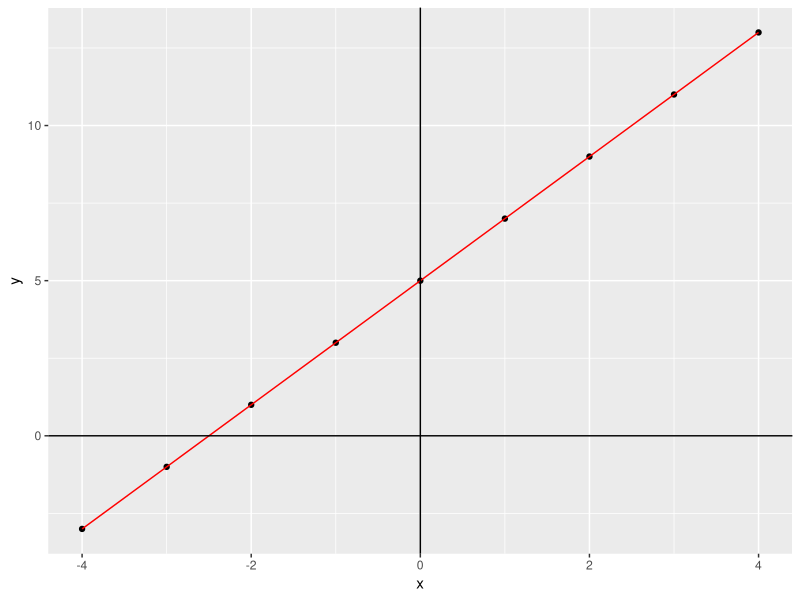
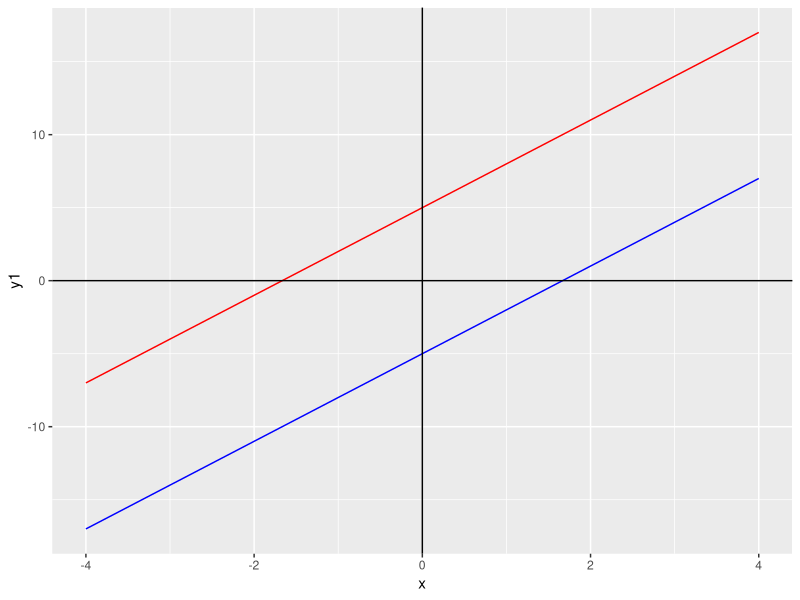
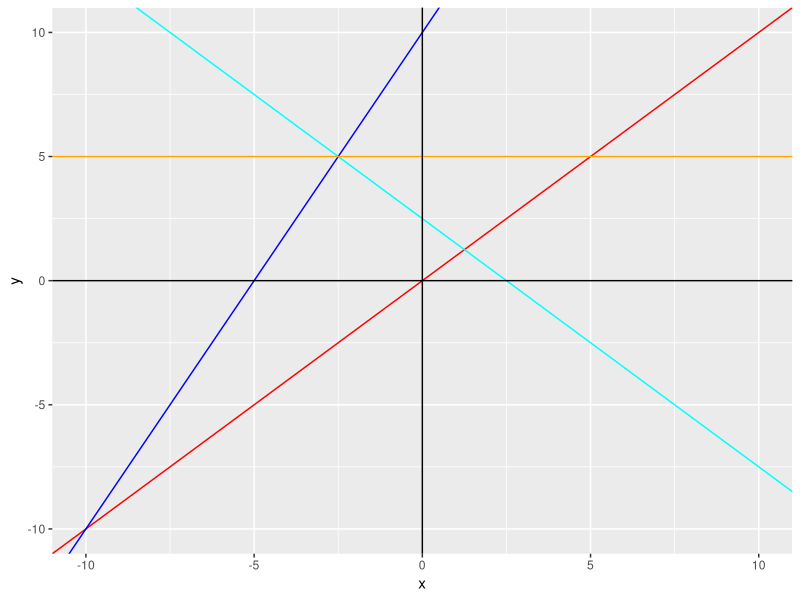

These figures' R source, in order:
## ---- chunk 1
knitr::opts_chunk$set(echo = TRUE)
library(tidyverse)
## ---- chunk 2
x <- seq(from=-4, to=4, by=1) # sequence the x-axis from -4 to 4
y <- 2*x+5
mydata <- tibble (x,y)
ggplot(mydata) +
  aes(x,y) +
  geom_point () +
  geom_line (col='red')+
  geom_vline (xintercept = 0, col='black')+
  geom_hline (yintercept = 0, col='black')

## ---- chunk 3
x <- seq(-4, 4) # sequence from -4 to 4
y1 <- 3*x+5
y2 <- 3*x-5
mydata <- tibble (x,y1,y2,y)
ggplot(mydata) +
  geom_line (aes(x=x, y=y1), col='red')+
  geom_line (aes(x=x, y=y2), col='blue')+
  geom_vline (xintercept = 0, col='black')+
  geom_hline (yintercept = 0, col='black')

## ---- chunk 4


## ---- chunk 5


## ---- chunk 6
cat ("Q1 In the equation y=mx+c, what happens when you change c?")
cat ("Q2 What happens when you change m?")
## ---- chunk 7
x <- seq(-10, 10)
y <- x
ggplot() +
  aes(x,y)+
  geom_blank()+
  geom_abline(slope=1, intercept=0, col='red')+
  geom_abline(slope=-1, intercept=2.5, col='cyan')+
  geom_abline(slope=2, intercept=10, col='blue')+
  geom_abline(slope=0, intercept=5, col='orange')+
  geom_vline (xintercept=0, col='black')+
  geom_hline (yintercept=0, col='black')

